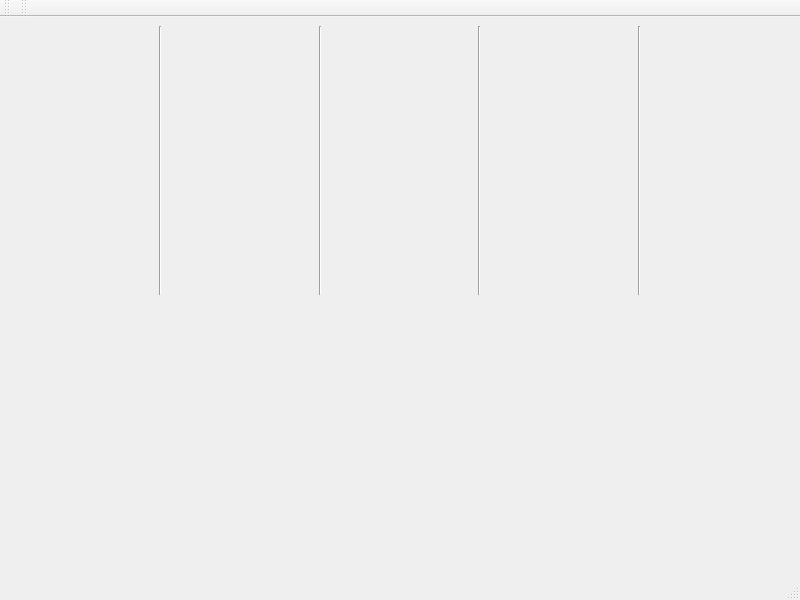
<?xml version="1.0" encoding="UTF-8"?>
<ui version="4.0">
 <class>MainWindow</class>
 <widget class="QMainWindow" name="MainWindow">
  <property name="geometry">
   <rect>
    <x>0</x>
    <y>0</y>
    <width>800</width>
    <height>600</height>
   </rect>
  </property>
  <property name="windowTitle">
   <string>MainWindow</string>
  </property>
  <widget class="QWidget" name="centralwidget">
   <layout class="QVBoxLayout" name="verticalLayout">
    <item>
     <layout class="QHBoxLayout" name="top">
      <item>
       <widget class="mrvk_gui::TopicFrequency" name="topicFrequency" native="true"/>
      </item>
      <item>
       <widget class="Line" name="line_5">
        <property name="orientation">
         <enum>Qt::Vertical</enum>
        </property>
       </widget>
      </item>
      <item>
       <widget class="mrvk_gui::Odometry" name="odometyr" native="true"/>
      </item>
      <item>
       <widget class="Line" name="line">
        <property name="orientation">
         <enum>Qt::Vertical</enum>
        </property>
       </widget>
      </item>
      <item>
       <widget class="mrvk_gui::Imu" name="imu" native="true"/>
      </item>
      <item>
       <widget class="Line" name="line_2">
        <property name="orientation">
         <enum>Qt::Vertical</enum>
        </property>
       </widget>
      </item>
      <item>
       <widget class="mrvk_gui::Gps" name="gps" native="true"/>
      </item>
      <item>
       <widget class="Line" name="line_3">
        <property name="orientation">
         <enum>Qt::Vertical</enum>
        </property>
       </widget>
      </item>
      <item>
       <widget class="mrvk_gui::Camera" name="camera" native="true"/>
      </item>
     </layout>
    </item>
    <item>
     <layout class="QHBoxLayout" name="bottom">
      <item>
       <widget class="mrvk_gui::MrvkDriver" name="widget_8" native="true"/>
      </item>
      <item>
       <widget class="mrvk_gui::MoveBase" name="moveBase" native="true"/>
      </item>
     </layout>
    </item>
   </layout>
  </widget>
  <widget class="QMenuBar" name="menubar">
   <property name="geometry">
    <rect>
     <x>0</x>
     <y>0</y>
     <width>800</width>
     <height>25</height>
    </rect>
   </property>
  </widget>
  <widget class="QStatusBar" name="statusbar"/>
  <widget class="QToolBar" name="toolBar">
   <property name="windowTitle">
    <string>toolBar</string>
   </property>
   <attribute name="toolBarArea">
    <enum>TopToolBarArea</enum>
   </attribute>
   <attribute name="toolBarBreak">
    <bool>false</bool>
   </attribute>
  </widget>
  <widget class="QToolBar" name="toolBar_2">
   <property name="windowTitle">
    <string>toolBar_2</string>
   </property>
   <attribute name="toolBarArea">
    <enum>TopToolBarArea</enum>
   </attribute>
   <attribute name="toolBarBreak">
    <bool>false</bool>
   </attribute>
  </widget>
 </widget>
 <customwidgets>
  <customwidget>
   <class>mrvk_gui::Camera</class>
   <extends>QWidget</extends>
   <header location="global">Widgets/Camera/Camera.h</header>
   <container>1</container>
  </customwidget>
  <customwidget>
   <class>mrvk_gui::Gps</class>
   <extends>QWidget</extends>
   <header location="global">Widgets/Gps/Gps.h</header>
   <container>1</container>
  </customwidget>
  <customwidget>
   <class>mrvk_gui::Imu</class>
   <extends>QWidget</extends>
   <header location="global">Widgets/Imu/Imu.h</header>
   <container>1</container>
  </customwidget>
  <customwidget>
   <class>mrvk_gui::MoveBase</class>
   <extends>QWidget</extends>
   <header location="global">Widgets/MoveBase/MoveBase.h</header>
   <container>1</container>
  </customwidget>
  <customwidget>
   <class>mrvk_gui::Odometry</class>
   <extends>QWidget</extends>
   <header location="global">Widgets/Odometry/Odometry.h</header>
   <container>1</container>
  </customwidget>
  <customwidget>
   <class>mrvk_gui::TopicFrequency</class>
   <extends>QWidget</extends>
   <header location="global">Widgets/TopicFrequency/TopicFrequency.h</header>
   <container>1</container>
  </customwidget>
  <customwidget>
   <class>mrvk_gui::MrvkDriver</class>
   <extends>QWidget</extends>
   <header location="global">Widgets/MrvkDriver/MrvkDriver.h</header>
   <container>1</container>
  </customwidget>
 </customwidgets>
 <resources/>
 <connections/>
</ui>
